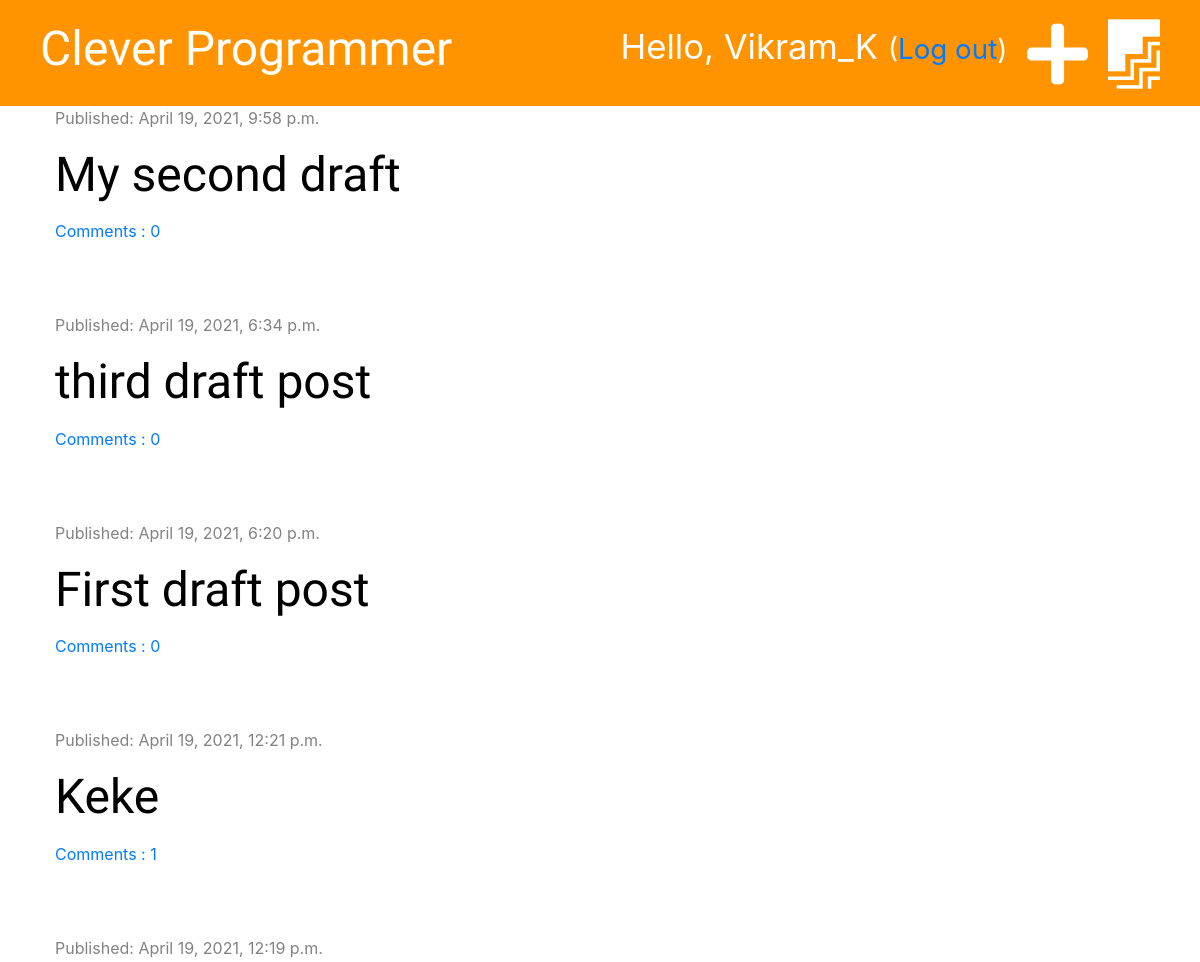
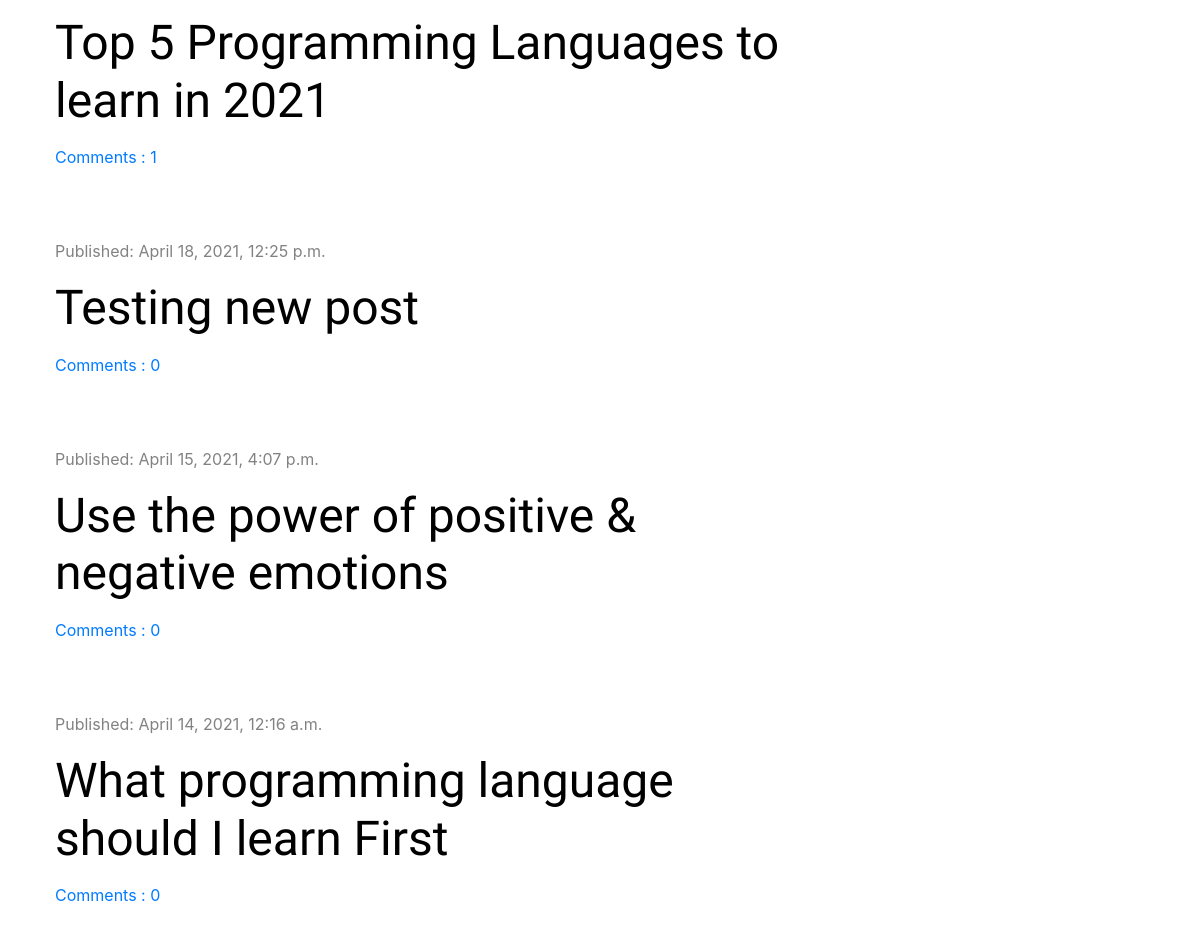
Before: / (signed in) with the older database file (2 pictures, top to bottom).
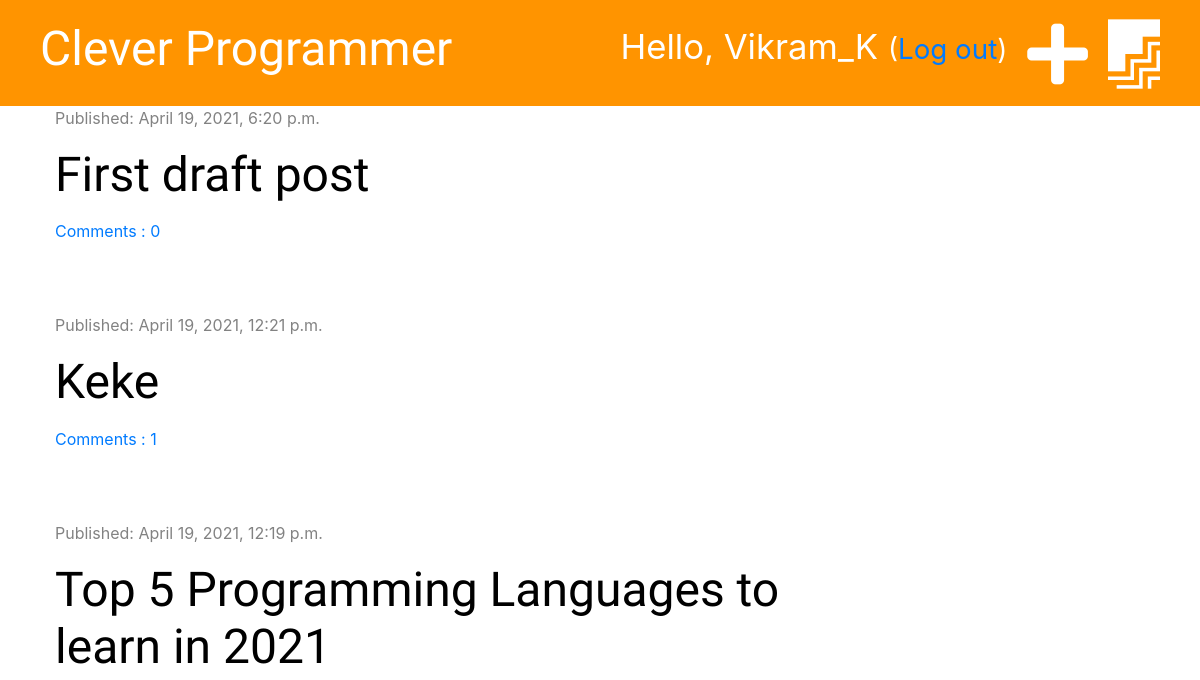
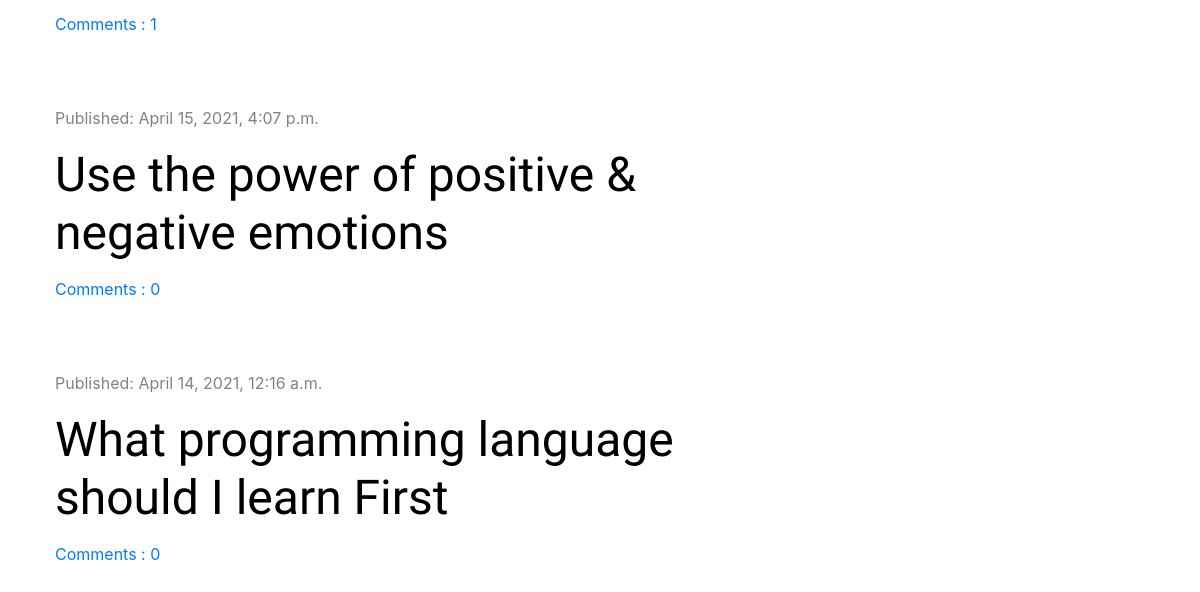
After: the same page with the newer database file (2 pictures, top to bottom).
### blog/models.py (models this page shows, shortened)
class Post(models.Model):
    author = models.ForeignKey('auth.User',on_delete=models.CASCADE)
    title = models.CharField(max_length=200)
    text = models.TextField()
    created_date = models.DateTimeField(default=timezone.now)
    published_date = models.DateTimeField(blank=True,null=True)
    def approved_comments(self):
        return self.comments.filter(approved=True)

### blog/views.py (the view)
# urls.py: path('',views.post_list,name='post_list'),
def post_list(request):
    posts = Post.objects.filter(published_date__lte=timezone.now()).order_by('-published_date')
    stuff_for_frontend = {'posts' : posts}
    return render(request,'blog/post_list.html' ,stuff_for_frontend)

### blog/templatetags/markdownify.py (called while the page is built)
@register.filter
def markdown(value):
    renderer = HighlightRenderer()
    markdown = mistune.Markdown(renderer=renderer)
    return markdown(value)

### blog/templates/blog/post_list.html (shortened to what this page needs)
{% extends 'blog/base.html' %}
{% load markdownify %}
{% block content %}
    {% for post in posts %}
        <div class="post">
            <div class="date">
                <p>Published: {{ post.published_date }}</p>
            </div>
            <h1><a href="{% url 'post_detail' pk=post.pk %}">{{ post.title }}</a></h1>
            <a href="{% url 'post_detail' pk=post.pk %}">Comments : {{ post.approved_comments.count }}</a>
        </div>
    {% endfor %}
{% endblock %}

Changed rows visible on the page:
removed Post: published_date "April 19, 2021, 9:58 p.m.", title "My second draft", approved_comments.count "0"
removed Post: published_date "April 19, 2021, 6:34 p.m.", title "third draft post", approved_comments.count "0"
removed Post: published_date "April 18, 2021, 12:25 p.m.", title "Testing new post", approved_comments.count "0"
